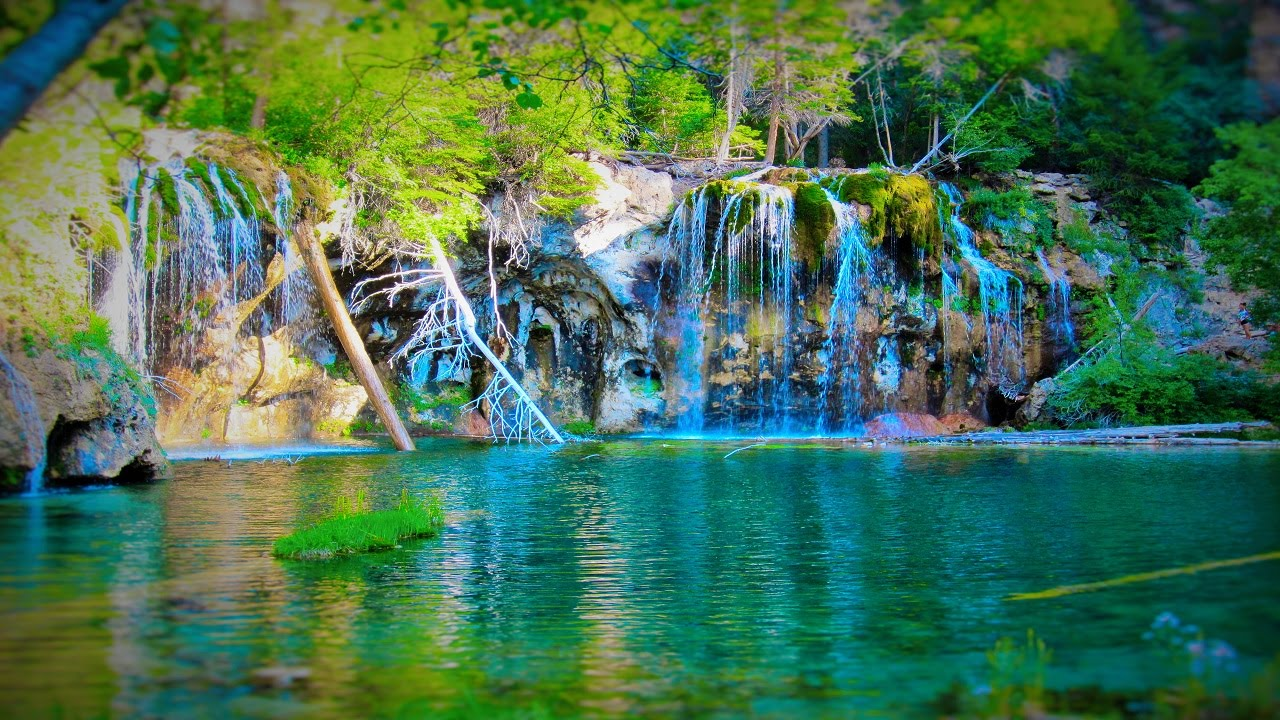
#> input picture images/maxresdefault.jpg, 1280 x 720 px
$ python flipping.py --image images/maxresdefault.jpg   (Python 2 division)
#> lines starting #> are read from the running program, lines starting #| are printed output that depends on the picture
# import the necessary packages
import argparse
import cv2

try:

    # construct the argument parser and parse the arguments
    ap = argparse.ArgumentParser()
    ap.add_argument("-i", "--image", required=True, help = "Path to the image")
    args = vars(ap.parse_args())

    # load the image and show it
    image = cv2.imread(args["image"])
#> image is the input picture: shape (720, 1280, 3); mean B, G, R 83.6, 114.4, 70.8
    cv2.imshow("Original", image)

    # flip the image horizontally
    flipped = cv2.flip(image, 1)
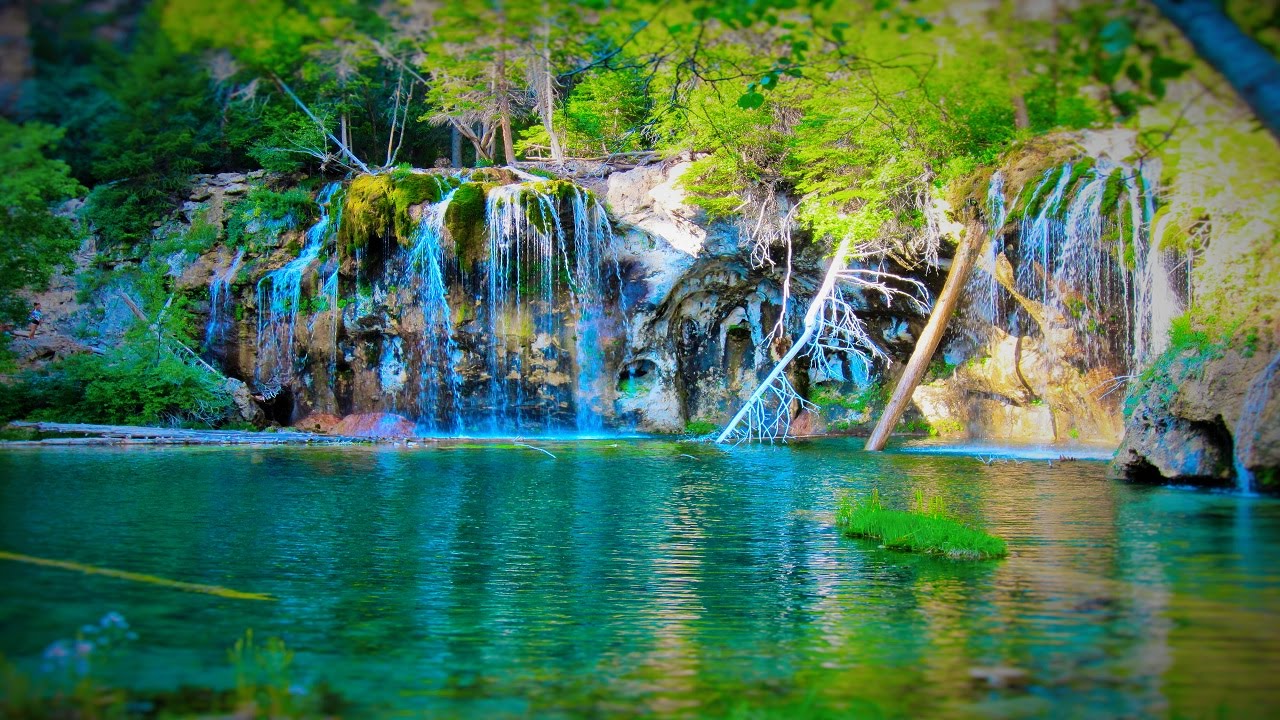
#> flipped: shape (720, 1280, 3); mean B, G, R 83.6, 114.4, 70.8
    cv2.imshow("Flipped Horizontally", flipped)

    # flip the image vertically
    flipped = cv2.flip(image, 0)
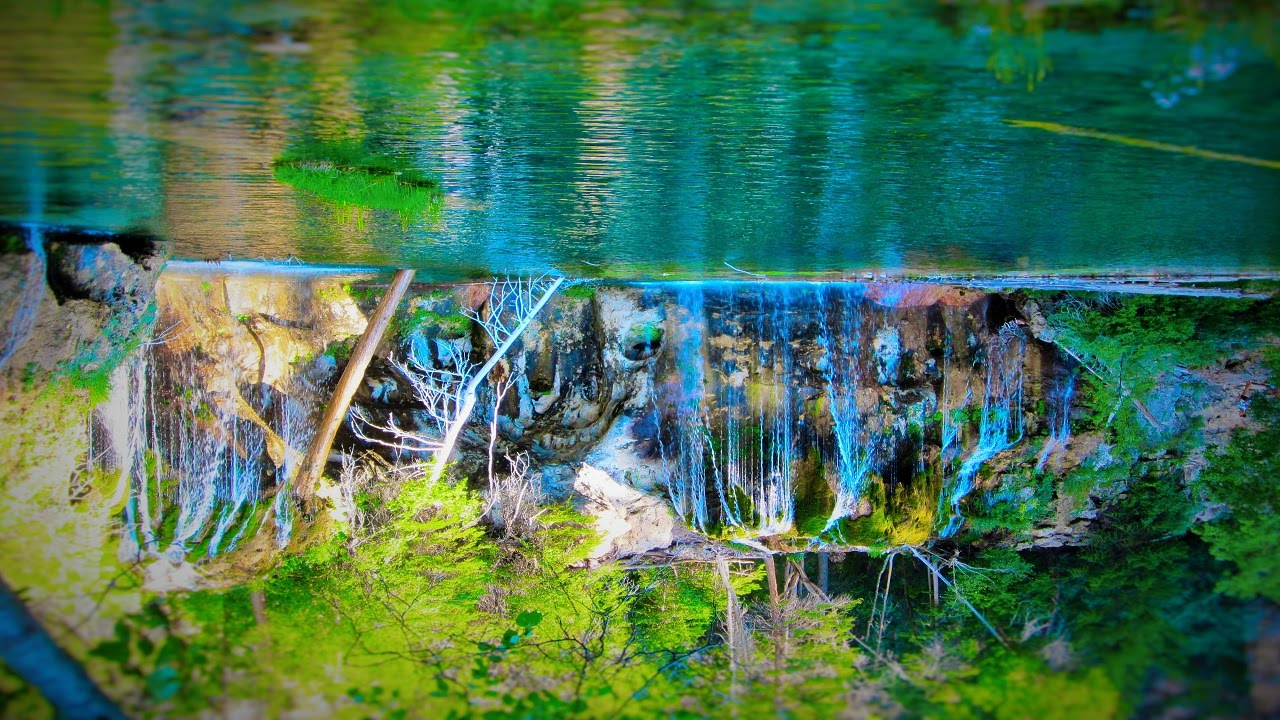
#> flipped: shape (720, 1280, 3); mean B, G, R 83.6, 114.4, 70.8
    cv2.imshow("Flipped Vertically", flipped)

    # flip the image along both axes
    flipped = cv2.flip(image, -1)
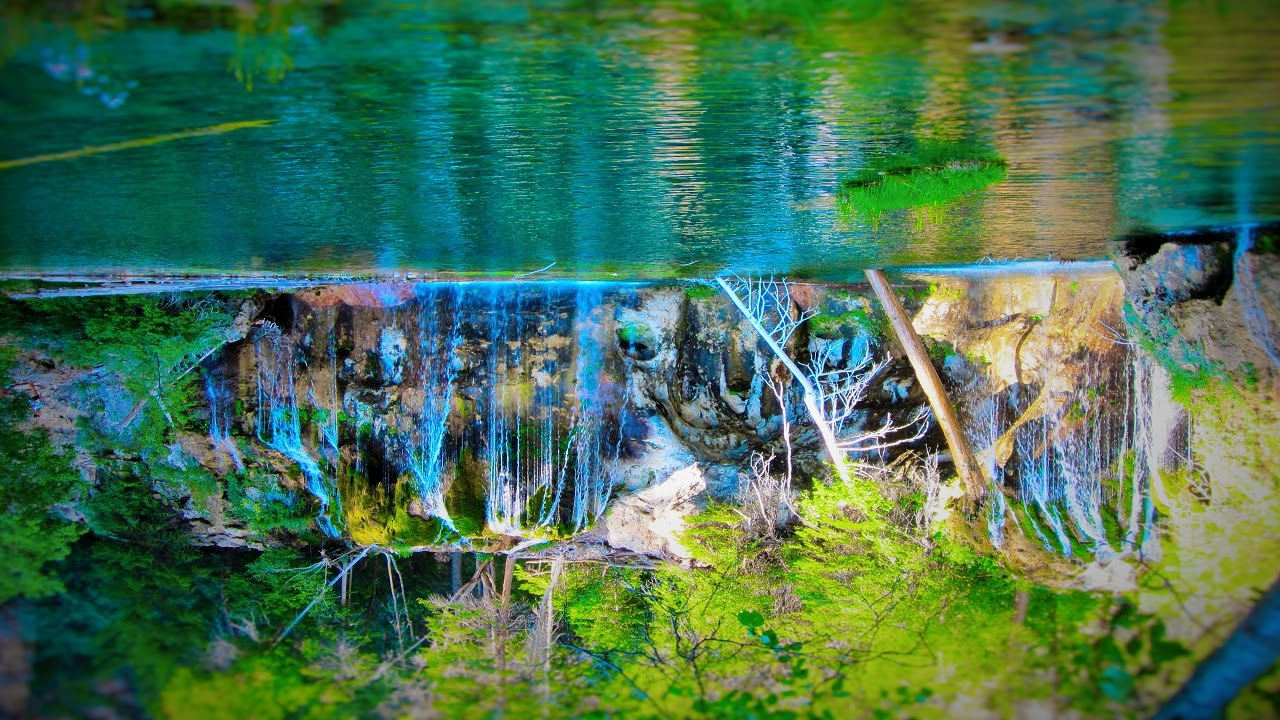
#> flipped: shape (720, 1280, 3); mean B, G, R 83.6, 114.4, 70.8
    cv2.imshow("Flipped Horizontally & Vertically", flipped)
    while(1):
        cv2.waitKey(33)
except KeyboardInterrupt:
    print "Exiting."
    sys.exit(0)

$ run again, on images/florida_trip_small.png
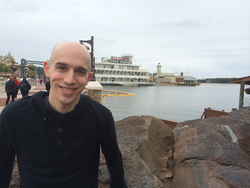
#> input picture images/florida_trip_small.png, 250 x 188 px
#> image is the input picture: shape (188, 250, 3); mean B, G, R 139.9, 140.1, 141
#> `flipped = cv2.flip(image, 0)`:
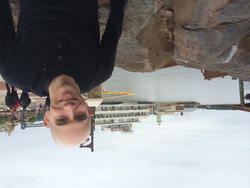
#> flipped: shape (188, 250, 3); mean B, G, R 139.9, 140.1, 141
#> `flipped = cv2.flip(image, -1)`:
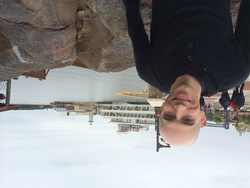
#> flipped: shape (188, 250, 3); mean B, G, R 139.9, 140.1, 141

$ run again, on images/giraffe.png
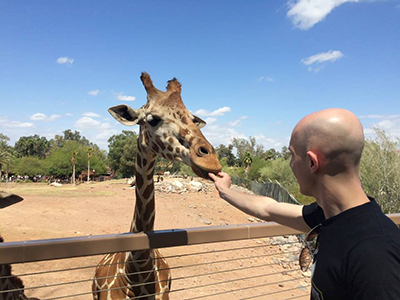
#> input picture images/giraffe.png, 400 x 300 px
#> image is the input picture: shape (300, 400, 3); mean B, G, R 150.5, 143.8, 139.8
#> `flipped = cv2.flip(image, 0)`:
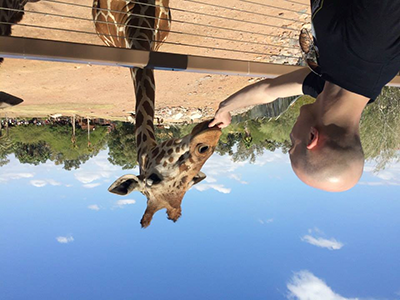
#> flipped: shape (300, 400, 3); mean B, G, R 150.5, 143.8, 139.8
#> `flipped = cv2.flip(image, -1)`:
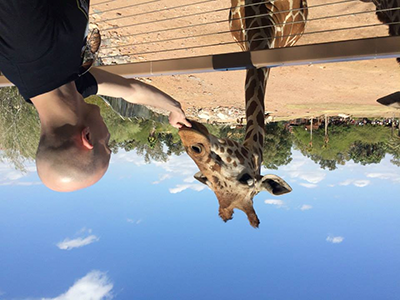
#> flipped: shape (300, 400, 3); mean B, G, R 150.5, 143.8, 139.8

$ run again, on images/grand_canyon.png
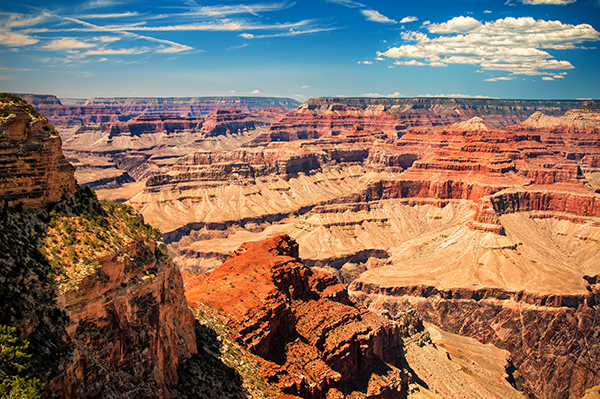
#> input picture images/grand_canyon.png, 600 x 399 px
#> image is the input picture: shape (399, 600, 3); mean B, G, R 97.3, 113.1, 138.6
#> `flipped = cv2.flip(image, 0)`:
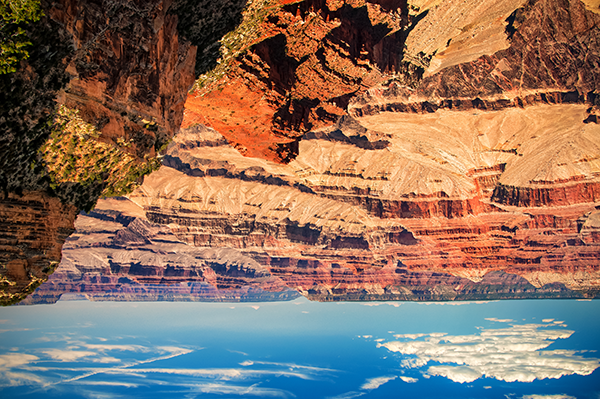
#> flipped: shape (399, 600, 3); mean B, G, R 97.3, 113.1, 138.6
#> `flipped = cv2.flip(image, -1)`:
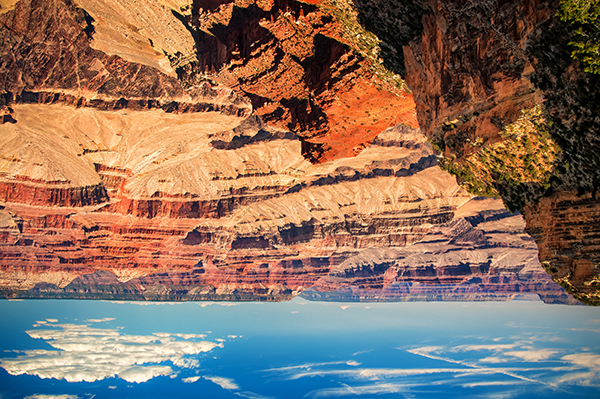
#> flipped: shape (399, 600, 3); mean B, G, R 97.3, 113.1, 138.6
